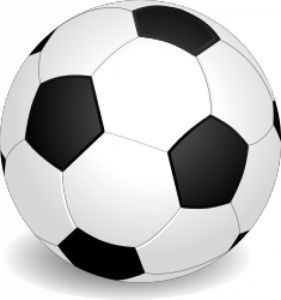
#> input picture pic/football.jpg, 281 x 300 px, found by its file name
$ python Canny.py
#> lines starting #> are read from the running program, lines starting #| are printed output that depends on the picture; after the words box and inside, x2 and y2 are one past the last pixel; in counts of white or black regions, pixels touching at a corner belong together
from matplotlib import pyplot as plt
import numpy as np
import math
import cv2


class Canny():

    def __init__(self):

        self.img_gray = None
        self.smoothed = None
        self.dx = None
        self.dy = None
        self.gradMat = None
        self.NMS_Mat = None
        self.img_final = None

    def edge_detection(self, img_path):

        self.img_gray = self.greyed(img_path)
        self.smoothed = self.smooth(self.img_gray)
        self.dx, self.dy, self.gradMat, _ = self.gradients(self.smoothed)
        self.NMS_Mat = self.NMS(self.gradMat, self.dx, self.dy)
        self.img_final = self.double_threshold(self.NMS_Mat)

        return self.img_final

    # 灰度化
    def greyed(self, img_path):
        """
        Calculate function:
        Gray(i,j) = [R(i,j) + G(i,j) + B(i,j)] / 3
        or :
        Gray(i,j) = 0.299 * R(i,j) + 0.587 * G(i,j) + 0.114 * B(i,j)
        """
        # 读取图片
        img = cv2.imread(img_path)
#> img is the input picture: shape (300, 281, 3); min 0, max 255, mean 194
        # 转换成 RGB 格式
        img_rgb = cv2.cvtColor(img, cv2.COLOR_BGR2RGB)
        # 灰度化
        img_gray = np.dot(img_rgb[..., :3], [0.299, 0.587, 0.114])

        return img_gray

    # 去除噪音 - 使用 5x5 的高斯滤波器
    def smooth(self, img_gray):

        # 生成高斯滤波器
        """
        要生成一个 (2k+1)x(2k+1) 的高斯滤波器，滤波器的各个元素计算公式如下：

        H[i, j] = (1/(2*pi*sigma**2))*exp(-1/2*sigma**2((i-k-1)**2 + (j-k-1)**2))
        """
        sigma1 = sigma2 = 1.4
        gau_sum = 0
        gaussian = np.zeros([5, 5])
        for i in range(5):
            for j in range(5):
                gaussian[i, j] = math.exp((-1 / (2 * sigma1 * sigma2)) * (np.square(i - 3)
                                                                          + np.square(j - 3))) / (
                                             2 * math.pi * sigma1 * sigma2)
                gau_sum = gau_sum + gaussian[i, j]

        # 归一化处理
        gaussian = gaussian / gau_sum

        # 高斯滤波
        W, H = img_gray.shape
#> W = 300; H = 281
        new_gray = np.zeros([W - 5, H - 5])

        for i in range(W - 5):
            for j in range(H - 5):
                new_gray[i, j] = np.sum(img_gray[i:i + 5, j:j + 5] * gaussian)
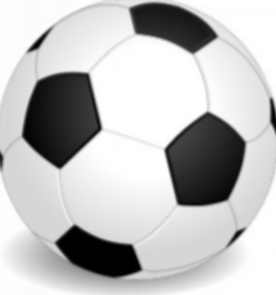
#> new_gray: shape (295, 276) float64; min 0, max 255, mean 192.2; drawn with min black and max white

        return new_gray

    # 计算梯度幅值
    def gradients(self, new_gray):

        W, H = new_gray.shape
#> W = 295; H = 276
        dx = np.zeros([W - 1, H - 1])
        dy = np.zeros([W - 1, H - 1])
        M = np.zeros([W - 1, H - 1])
        theta = np.zeros([W - 1, H - 1])

        for i in range(W - 1):
            for j in range(H - 1):
                dx[i, j] = new_gray[i + 1, j] - new_gray[i, j]
                dy[i, j] = new_gray[i, j + 1] - new_gray[i, j]
                M[i, j] = np.sqrt(np.square(dx[i, j]) + np.square(dy[i, j]))  # 图像梯度幅值作为图像强度值
                theta[i, j] = math.atan(dx[i, j] / (dy[i, j] + 0.000000001))  # 计算 slope θ - artan(dx/dy)
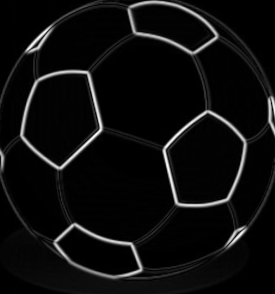
#> M: shape (294, 275) float64; min 0, max 78.63, mean 4.3; drawn with min black and max white
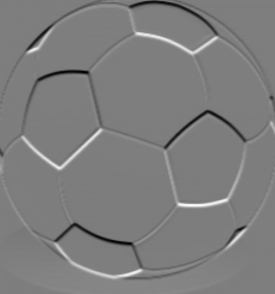
#> dx: shape (294, 275) float64; min -67.98, max 69.56, mean 0; drawn with min black and max white
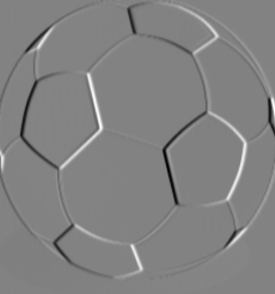
#> dy: shape (294, 275) float64; min -76.43, max 72.89, mean 0; drawn with min black and max white
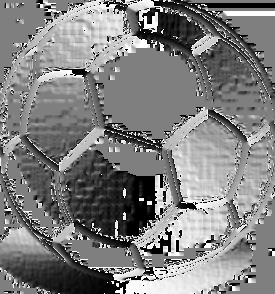
#> theta: shape (294, 275) float64; min -1.57, max 1.57, mean -0.00306; drawn with min black and max white

        return dx, dy, M, theta

    # 非极大值抑制 NMS

    def NMS(self, M, dx, dy):

        d = np.copy(M)
        W, H = M.shape
#> W = 294; H = 275
        NMS = np.copy(d)
        NMS[0, :] = NMS[W - 1, :] = NMS[:, 0] = NMS[:, H - 1] = 0
#> NMS: shape (294, 275) float64; 0.79% of pixels changed, all inside (x1, y1, x2, y2) = (0, 0, 275, 294)

        for i in range(1, W - 1):
            for j in range(1, H - 1):

                # 如果当前梯度为0，该点就不是边缘点
                if M[i, j] == 0:
                    NMS[i, j] = 0

                else:
                    gradX = dx[i, j]  # 当前点 x 方向导数
                    gradY = dy[i, j]  # 当前点 y 方向导数
                    gradTemp = d[i, j]  # 当前梯度点

                    # 如果 y 方向梯度值比较大，说明导数方向趋向于 y 分量
                    if np.abs(gradY) > np.abs(gradX):
                        weight = np.abs(gradX) / np.abs(gradY)  # 权重
                        grad2 = d[i - 1, j]
                        grad4 = d[i + 1, j]

                        # 如果 x, y 方向导数符号相同
                        # 像素点位置关系
                        # g1 g2
                        #    c
                        #    g4 g3
                        if gradX * gradY > 0:
                            grad1 = d[i - 1, j - 1]
                            grad3 = d[i + 1, j + 1]

                        # 如果 x，y 方向导数符号相反
                        # 像素点位置关系
                        #    g2 g1
                        #    c
                        # g3 g4
                        else:
                            grad1 = d[i - 1, j + 1]
                            grad3 = d[i + 1, j - 1]

                    # 如果 x 方向梯度值比较大
                    else:
                        weight = np.abs(gradY) / np.abs(gradX)
                        grad2 = d[i, j - 1]
                        grad4 = d[i, j + 1]

                        # 如果 x, y 方向导数符号相同
                        # 像素点位置关系
                        #      g3
                        # g2 c g4
                        # g1
                        if gradX * gradY > 0:
                            grad1 = d[i + 1, j - 1]
                            grad3 = d[i - 1, j + 1]


                        # 如果 x，y 方向导数符号相反
                        # 像素点位置关系
                        # g1
                        # g2 c g4
                        #      g3
                        else:
                            grad1 = d[i - 1, j - 1]
                            grad3 = d[i + 1, j + 1]

                    # 利用 grad1-grad4 对梯度进行插值
                    gradTemp1 = weight * grad1 + (1 - weight) * grad2
                    gradTemp2 = weight * grad3 + (1 - weight) * grad4

                    # 当前像素的梯度是局部的最大值，可能是边缘点
                    if gradTemp >= gradTemp1 and gradTemp >= gradTemp2:
                        NMS[i, j] = gradTemp

                    else:
                        # 不可能是边缘点
                        NMS[i, j] = 0
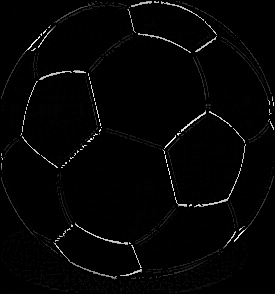
#> NMS: shape (294, 275) float64; min 0, max 78.63, mean 1.5; drawn with min black and max white

        return NMS

    def double_threshold(self, NMS):

        W, H = NMS.shape
#> W = 294; H = 275
        DT = np.zeros([W, H])

        # 定义高低阈值
        TL = 0.1 * np.max(NMS)
#> TL = 7.86
        TH = 0.3 * np.max(NMS)
#> TH = 23.59

        for i in range(1, W - 1):
            for j in range(1, H - 1):
                if (NMS[i, j] < TL):
                    DT[i, j] = 0

                elif (NMS[i, j] > TH):
                    DT[i, j] = 1

                #
                elif (NMS[i - 1, j - 1:j + 1] < TH).any() or (NMS[i + 1, j - 1:j + 1].any()
                                                              or (NMS[i, [j - 1, j + 1]] < TH).any()):
                    DT[i, j] = 1
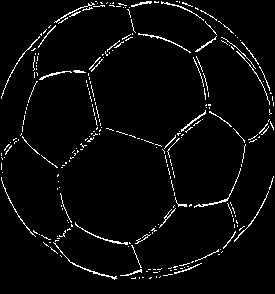
#> DT: shape (294, 275) float64; values 0 (black) and 1 (white), 3.7% white in thin lines or dots

        return DT


if __name__ == '__main__':
    canny = Canny()
    print("hello")
    edges = canny.edge_detection("/home/lijun/git/image-eage-detection-learn/pic/football.jpg")
    cv2.imshow( "edges", edges )
    cv2.waitKey()
    cv2.destroyAllWindows()
